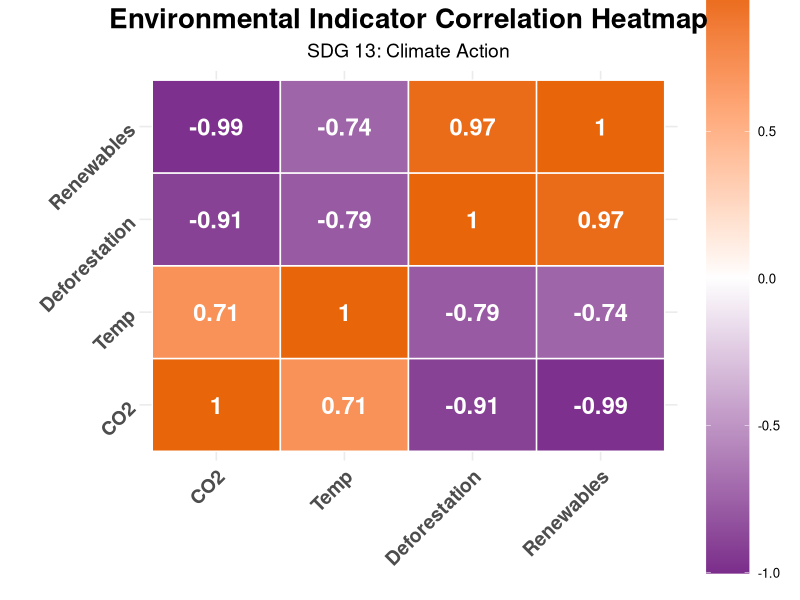
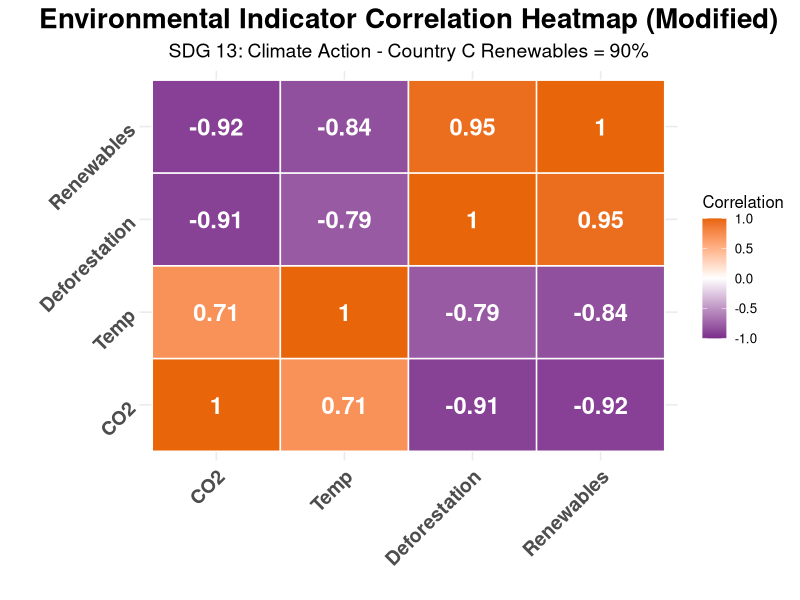

Write the R code that produced these figures, in order.
climate <- matrix(c(
  9.2, 1.1, 0.8, 15,
  6.5, 0.9, 1.2, 30,
  2.3, 0.7, 2.5, 60,
  3.8, 1.0, 1.5, 45,
  7.1, 1.2, 0.9, 25,
  4.2, 1.0, 2.1, 50
), nrow = 6, byrow = TRUE)

colnames(climate) <- c("CO2", "Temp", "Deforestation", "Renewables")
rownames(climate) <- c("A", "B", "C", "D", "E", "F")
print(climate)

scaled_climate <- scale(climate)
print(scaled_climate)

cor_matrix <- cor(scaled_climate)
print(round(cor_matrix, 2))

library(reshape2)
melted <- melt(cor_matrix)

library(ggplot2)

ggplot(melted, aes(x = Var1, y = Var2, fill = value)) +
  geom_tile(color = "white", linewidth = 0.5) +
  geom_text(aes(label = round(value, 2)), color = "white", fontface = "bold", size = 6) +
  scale_fill_gradient2(
    low = "#7B2D8B",
    mid = "#FFFFFF",
    high = "#E8650A",
    midpoint = 0,
    limit = c(-1, 1),
    name = "Correlation"
  ) +
  guides(fill = guide_colorbar(barwidth = unit(1.1, "cm"), barheight = unit(15, "cm"))) +
  theme_minimal(base_size = 12) +
  theme(
    axis.text.x = element_text(angle = 45, hjust = 1, face = "bold", size = 14),
    axis.text.y = element_text(angle = 45, hjust = 1, face = "bold", size = 14),
    legend.position = "right",
    legend.title.align = 0.5,
    legend.key.width = unit(1.8, "cm"),
    legend.key.height = unit(8, "cm"),
    plot.title = element_text(hjust = 0.5, face = "bold", size = 20),
    plot.subtitle = element_text(hjust = 0.5, size = 14)
  ) +
  labs(
    title = "Environmental Indicator Correlation Heatmap",
    subtitle = "SDG 13: Climate Action",
    x = "",
    y = ""
  )

# Step 6: modify Country C renewables and replot
climate[3, 4] <- 90
scaled_climate <- scale(climate)
cor_matrix <- cor(scaled_climate)
melted <- melt(cor_matrix)

ggplot(melted, aes(x = Var1, y = Var2, fill = value)) +
  geom_tile(color = "white", linewidth = 0.5) +
  geom_text(aes(label = round(value, 2)), color = "white", fontface = "bold", size = 6) +
  scale_fill_gradient2(
    low = "#7B2D8B",
    mid = "#FFFFFF",
    high = "#E8650A",
    midpoint = 0,
    limit = c(-1, 1),
    name = "Correlation"
  ) +
  theme_minimal(base_size = 12) +
  theme(
    axis.text.x = element_text(angle = 45, hjust = 1, face = "bold", size = 14),
    axis.text.y = element_text(angle = 45, hjust = 1, face = "bold", size = 14),
    plot.title = element_text(hjust = 0.5, face = "bold", size = 20),
    plot.subtitle = element_text(hjust = 0.5, size = 14)
  ) +
  labs(
    title = "Environmental Indicator Correlation Heatmap (Modified)",
    subtitle = "SDG 13: Climate Action - Country C Renewables = 90%",
    x = "",
    y = ""
  )
